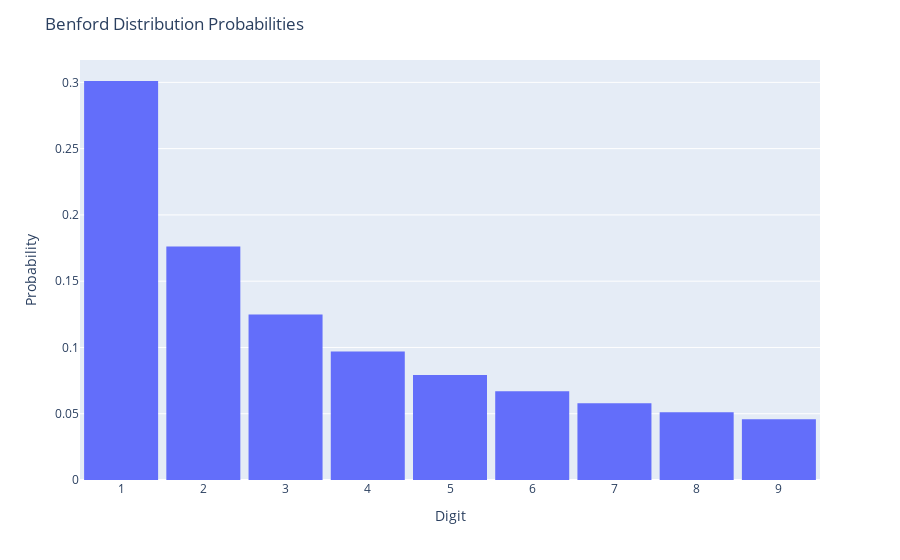

Write notebook code for a chart like this one.
### Markdown cell above
[Code section 19]

### Code cell
# VISUALIZATION OF THE BENFORD DISTRIBUTION PROBABILITIES

numbers = np.arange(1,10)
Probs = []
for x in numbers: Probs.append(math.log10(1 + 1/x))
np.arange(len(numbers))

Benford_distribution_histogram = px.histogram(x = numbers, y = Probs, nbins = 9, histnorm ='probability density', category_orders=dict(day=["1", "2", "3", "4", "5", "6", "7", "8", "9"]))
Benford_distribution_histogram.update_layout(bargap=0.1)
Benford_distribution_histogram.update_xaxes(title_text='Digit')
Benford_distribution_histogram.update_yaxes(title_text='Probability')
Benford_distribution_histogram.update_layout(title_text='Benford Distribution Probabilities')
display(Benford_distribution_histogram)

### Figure 1 — Plotly figure (JSON) as saved in the notebook; plotly's stock layout.template omitted (floating-point values rounded to 4 significant figures)
{"data": [{"alignmentgroup": "True", "bingroup": "x", "histfunc": "sum", "histnorm": "probability density", "hovertemplate": "x=%{x}<br>probability density weighted by y=%{y}<extra></extra>", "legendgroup": "", "marker": {"color": "#636efa", "pattern": {"shape": ""}}, "name": "", "nbinsx": 9, "offsetgroup": "", "orientation": "v", "showlegend": false, "type": "histogram", "x": [1, 2, 3, 4, 5, 6, 7, 8, 9], "xaxis": "x", "y": [0.301, 0.1761, 0.1249, 0.09691, 0.07918, 0.06695, 0.05799, 0.05115, 0.04576], "yaxis": "y"}], "layout": {"bargap": 0.1, "barmode": "relative", "legend": {"tracegroupgap": 0}, "margin": {"t": 60}, "title": {"text": "Benford Distribution Probabilities"}, "xaxis": {"anchor": "y", "domain": [0, 1], "title": {"text": "Digit"}}, "yaxis": {"anchor": "x", "domain": [0, 1], "title": {"text": "Probability"}}}}
